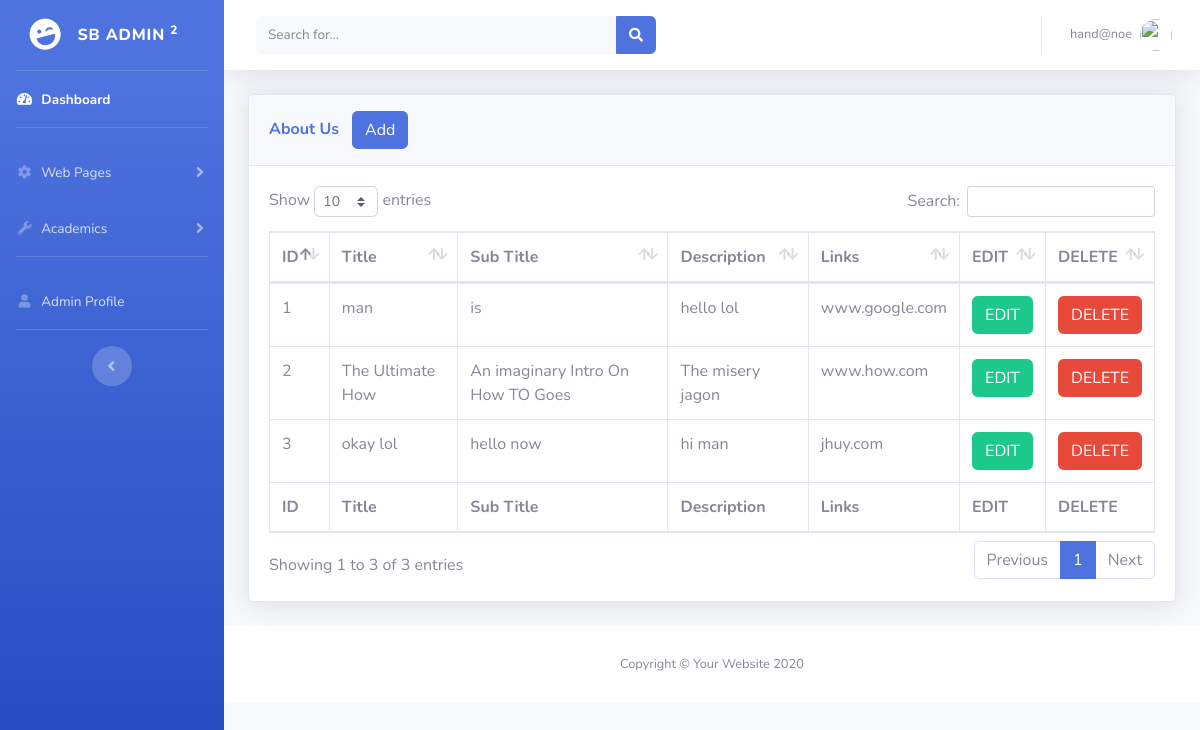
The app's page /aboutus.php (signed in) with its own data.
### tables this page shows
CREATE TABLE `abouts` (
  `id` int(11) NOT NULL,
  `title` varchar(50) NOT NULL,
  `subtitle` varchar(50) NOT NULL,
  `description` varchar(200) NOT NULL,
  `links` varchar(100) NOT NULL
);

### aboutus.php (the view, shortened to what this page needs)
<?php
 include('security.php');
 include('inc/header.php');
 include('inc/navbar.php');
?>
  <div class="container-fluid">
            <div class="card shadow mb-4">
			<div class="card-header py-3">
			     <h6 class="m-0 font-weight-bold text-primary">About Us &nbsp
				   	<button type="button" class="btn btn-primary" data-toggle="modal" data-toggle="modal" data-target="#addaboutus">
				   		Add
				   	</button>
			     </h6>
			</div>
            <div class="card-body">
              <div class="table-responsive">
              	<?php
                 $query = "SELECT * FROM abouts";
                 $query_run = mysqli_query($connection, $query);
              	?>
                <table class="table table-bordered" id="dataTable" width="100%" cellspacing="0">
                  <thead>
                    <tr>
                      <th>ID</th>
                      <th>Title</th>
                      <th>Sub Title</th>
                      <th>Description</th>
                      <th>Links</th>
                      <th>EDIT</th>
                      <th>DELETE</th>
                    </tr>
                  </thead>
                  <tfoot>
                    <tr>
                      <th>ID</th>
                      <th>Title</th>
                      <th>Sub Title</th>
                      <th>Description</th>
                      <th>Links</th>
                      <th>EDIT</th>
                      <th>DELETE</th>
                    </tr>
                  </tfoot>
                  <tbody>
                  	<?php
                     if (mysqli_num_rows($query_run) > 0)
                     {
                     	$count = 1;
                     	while($row = mysqli_fetch_assoc($query_run))
                     	{
                     ?>
                    <tr>
                      <td><?php echo
                           $count++ ?></td>
                      <td><?php echo $row['title']; ?></td>
                      <td><?php echo $row['subtitle']; ?></td>
                      <td><?php echo $row['description']; ?></td>
                      <td><?php echo $row['links']; ?></td>
                      <td>
                      	<form action="aboutus_edit.php" method="POST">
                      	<button type="submit" name="edit_btn" class="btn btn-success">EDIT</button>
                        </form>
                      </td>
                      <td>
                      	<form action="code.php" method="POST">
                      	<button type="submit" name="about_delete_btn" class="btn btn-danger">DELETE</button>
                      </form>
                      </td>
                    </tr>
                    <?php
                     	}
                     }
                     else
                     {
                     	echo "No Record Found";
                     }
                  	?>
                  </tbody>
                </table>
              </div>
            </div>
          </div>
 </div>
<?php
include('inc/footer.php');
?>

### records on screen
abouts: title "man", subtitle "is", description "hello lol", links "www.google.com"
abouts: title "The Ultimate How", subtitle "An imaginary Intro On How TO Goes", description "The misery jagon", links "www.how.com"
abouts: title "okay lol", subtitle "hello now", description "hi man", links "jhuy.com"

### other values on screen
$_SESSION['username'] "hand@noe"
